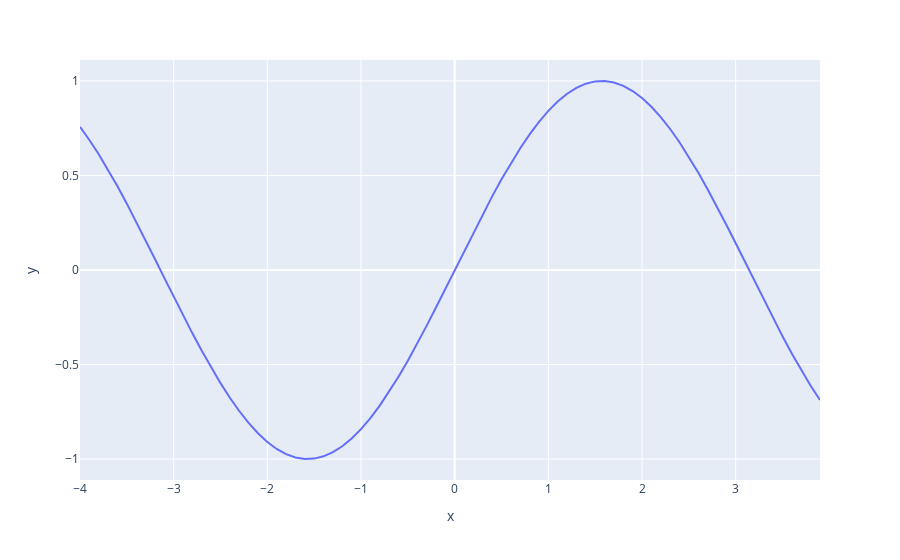

Source (notebook cell):
### Code cell
fig.show()

### Figure 1 — Plotly figure (JSON) as saved in the notebook; plotly's stock layout.template omitted (floating-point values rounded to 4 significant figures)
{"data": [{"hovertemplate": "x=%{x}<br>y=%{y}<extra></extra>", "legendgroup": "", "line": {"color": "#636efa", "dash": "solid"}, "marker": {"symbol": "circle"}, "mode": "lines", "name": "", "orientation": "v", "showlegend": false, "type": "scatter", "x": [-4, -3.9, -3.8, -3.7, -3.6, -3.5, -3.4, -3.3, -3.2, -3.1, -3.0, -2.9, -2.8, -2.7, -2.6, -2.5, -2.4, -2.3, -2.2, -2.1, -2.0, -1.9, -1.8, -1.7, -1.6, -1.5, -1.4, -1.3, -1.2, -1.1, -1.0, -0.9, -0.8, -0.7, -0.6, -0.5, -0.4, -0.3, -0.2, -0.1, 3.553e-15, 0.1, 0.2, 0.3, 0.4, 0.5, 0.6, 0.7, 0.8, 0.9, 1.0, 1.1, 1.2, 1.3, 1.4, 1.5, 1.6, 1.7, 1.8, 1.9, 2.0, 2.1, 2.2, 2.3, 2.4, 2.5, 2.6, 2.7, 2.8, 2.9, 3.0, 3.1, 3.2, 3.3, 3.4, 3.5, 3.6, 3.7, 3.8, 3.9], "xaxis": "x", "y": [0.7568, 0.6878, 0.6119, 0.5298, 0.4425, 0.3508, 0.2555, 0.1577, 0.05837, -0.04158, -0.1411, -0.2392, -0.335, -0.4274, -0.5155, -0.5985, -0.6755, -0.7457, -0.8085, -0.8632, -0.9093, -0.9463, -0.9738, -0.9917, -0.9996, -0.9975, -0.9854, -0.9636, -0.932, -0.8912, -0.8415, -0.7833, -0.7174, -0.6442, -0.5646, -0.4794, -0.3894, -0.2955, -0.1987, -0.09983, 3.553e-15, 0.09983, 0.1987, 0.2955, 0.3894, 0.4794, 0.5646, 0.6442, 0.7174, 0.7833, 0.8415, 0.8912, 0.932, 0.9636, 0.9854, 0.9975, 0.9996, 0.9917, 0.9738, 0.9463, 0.9093, 0.8632, 0.8085, 0.7457, 0.6755, 0.5985, 0.5155, 0.4274, 0.335, 0.2392, 0.1411, 0.04158, -0.05837, -0.1577, -0.2555, -0.3508, -0.4425, -0.5298, -0.6119, -0.6878], "yaxis": "y"}], "layout": {"autosize": true, "legend": {"tracegroupgap": 0}, "margin": {"t": 60}, "xaxis": {"anchor": "y", "autorange": true, "domain": [0, 1], "range": [-4, 3.9], "title": {"text": "x"}, "type": "linear"}, "yaxis": {"anchor": "x", "autorange": true, "domain": [0, 1], "range": [-1.111, 1.111], "title": {"text": "y"}, "type": "linear"}}}
